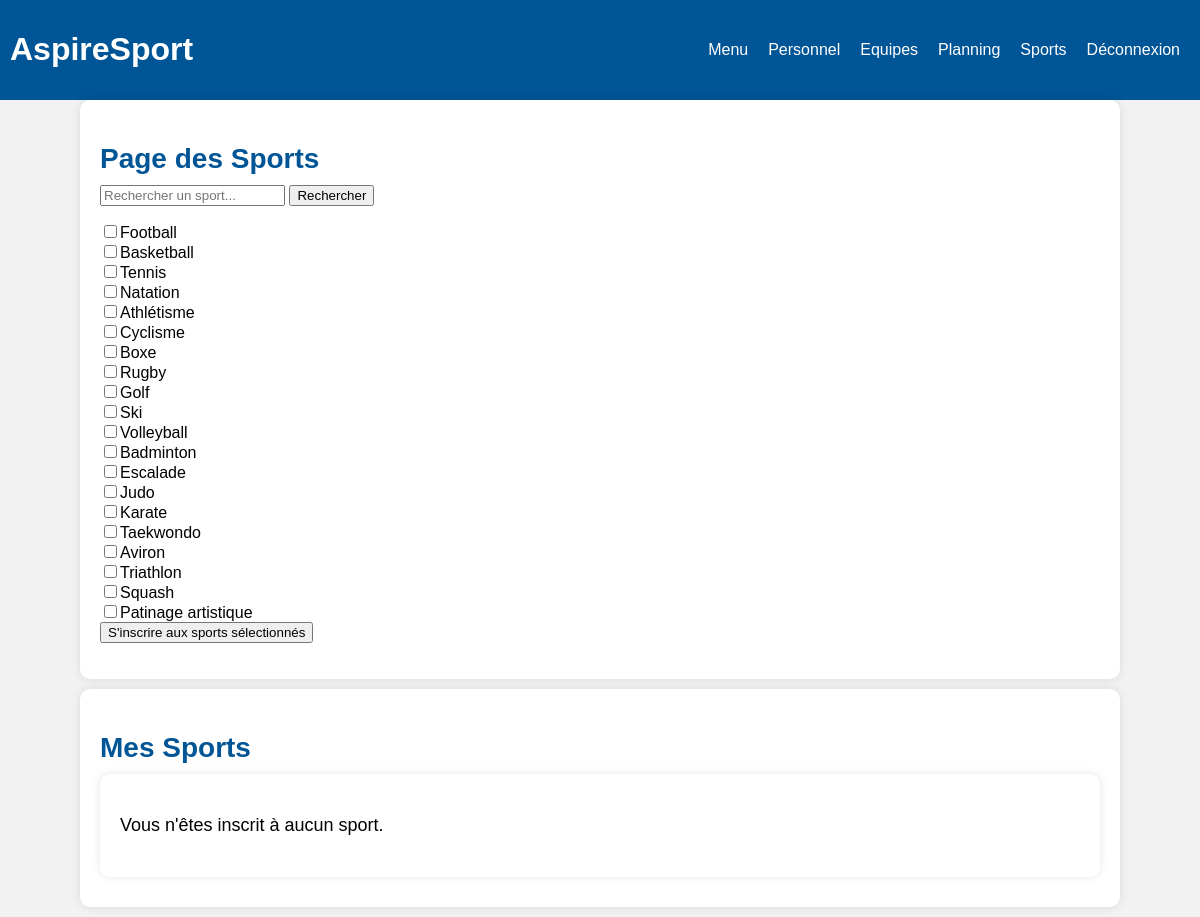
/vue/Sport.php, run on the app's committed database.
### tables this page shows
CREATE TABLE IF NOT EXISTS `sport` (
  `Id_Sport` int NOT NULL AUTO_INCREMENT,
  `nom_sport` varchar(50) DEFAULT NULL,
  PRIMARY KEY (`Id_Sport`)
);

### vue/Sport.php (the view, shortened to what this page needs)
<html lang="fr">
<head>
    <link rel="stylesheet" href="../assert/style.css">
</head>
<body>
    <header>
        <h1>AspireSport</h1>
        <nav>
            <ul>
                <li><a href="../vue/Home.php">Menu</a></li>
                <li><a href="../vue/Personnel.php">Personnel</a></li>
                <li><a href="../vue/Equipes.php">Equipes</a></li>
                <li><a href="../vue/Planning.php">Planning</a></li>
                <li><a href="../vue/Sport.php">Sports</a></li>
                <li><a href="../controller/deconnexion.php">Déconnexion</a></li>
            </ul>
        </nav>
    </header>
    <main>
        <h2>Page des Sports</h2>
        <form action="Sport.php" method="get">
            <input type="text" name="recherche" placeholder="Rechercher un sport...">
            <input type="submit" value="Rechercher">
        </form>
        <form action="../controller/inscription_sport.php" method="post">
            <?php
            require "../model/CBDD.php";
            $recherche = isset($_GET['recherche']) ? $_GET['recherche'] : '';
            $sql = "SELECT * FROM sport WHERE nom_sport LIKE :recherche OR :recherche = ''";
            $stmt = $pdo->prepare($sql);
            $stmt->bindValue(':recherche', '%' . $recherche . '%');
            $stmt->execute();
            $sports = $stmt->fetchAll(PDO::FETCH_ASSOC);
            foreach($sports as $sport) {
                echo "<div><input type='checkbox' name='idSport[]' value='" . $sport['Id_Sport'] . "'>" . htmlspecialchars($sport['nom_sport']) . "</div>";
            }
            ?>
         <input type="submit" value="S'inscrire aux sports sélectionnés">
        </form>
    </main>
    <main>
        <h2>Mes Sports</h2>
        <main>
        <form action="../controller/desinscription_sport.php" method="post">
            <?php
            $idClient = $_SESSION['user']['Id_Client'];
            $stmt = $pdo->prepare("SELECT s.Id_Sport, s.nom_sport FROM sport s INNER JOIN pratique p ON s.Id_Sport = p.Id_Sport WHERE p.Id_Client = :idClient");
            $stmt->execute(['idClient' => $idClient]);
            $mesSports = $stmt->fetchAll(PDO::FETCH_ASSOC);
            if ($mesSports) {
                foreach ($mesSports as $monSport) {
                    echo "<div><input type='checkbox' name='idSport[]' value='" . $monSport['Id_Sport'] . "'>" . htmlspecialchars($monSport['nom_sport']) . "</div>";
                }
                echo "<input type='submit' value='Se désinscrire des sports sélectionnés'>";
            } else {
                echo "<p>Vous n'êtes inscrit à aucun sport.</p>";
            }
            ?>
        </form>
        </main>
    </main>
</body>
</html>

### assert/style.css (style rules this page uses)
body { font-family: Arial, sans-serif; background-color: #f2f2f2; margin: 0; }
header { background-color: #005596; color: white; display: flex; justify-content: space-between; align-items: center; padding: 10px; }
nav ul { display: flex; list-style: none; }
nav ul li { margin: 0 10px; }
nav ul li a { color: white; text-decoration: none; }
main { max-width: 1000px; margin: auto; margin-bottom: 10px; padding: 20px; background-color: white; border-radius: 10px; box-shadow: 0 0 10px rgba(0, 0, 0, 0.1); }
h2 { font-size: 28px; margin-bottom: 10px; color: #005596; }
p { font-size: 18px; line-height: 1.5; }
ul { list-style: none; margin: 0; padding: 0; display: flex; flex-wrap: wrap; justify-content: space-between; }
li { margin-bottom: 20px; }

### data on the page
sport: nom_sport "Football"
sport: nom_sport "Basketball"
sport: nom_sport "Tennis"
sport: nom_sport "Natation"
sport: nom_sport "Athlétisme"
sport: nom_sport "Cyclisme"
sport: nom_sport "Boxe"
sport: nom_sport "Rugby"
sport: nom_sport "Golf"
sport: nom_sport "Ski"
sport: nom_sport "Volleyball"
sport: nom_sport "Badminton"
sport: nom_sport "Escalade"
sport: nom_sport "Judo"
sport: nom_sport "Karate"
sport: nom_sport "Taekwondo"
sport: nom_sport "Aviron"
sport: nom_sport "Triathlon"
sport: nom_sport "Squash"
sport: nom_sport "Patinage artistique"
